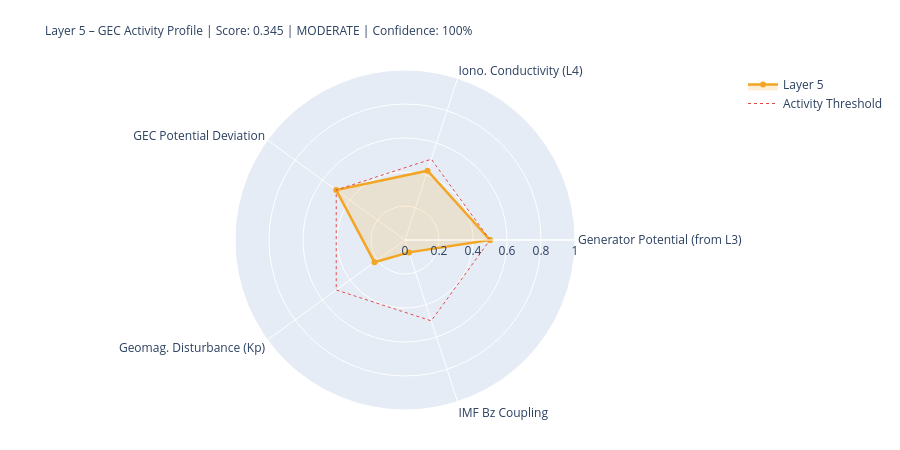

Notebook code for this chart:
### Markdown cell above
---
## 5. State Assessment & Handoff to Layer 6

### Code cell
# ============================================================
# LAYER-5-SCORE
# ============================================================

# Components
# 1) Generator activity (Layer-3-driven)
gen_score = norm(generator_strength, 0.3, 2.0)
gen_src   = 'from_layer3' if l3_thunder_score is not None else 'estimated'

# 2) Ionospheric conductivity (Layer-4-driven)
iono_score = norm(iono_cond_factor, 0.7, 1.4)
iono_src   = 'from_layer4' if l4_ioniz is not None else 'estimated'

# 3) GEC potential deviation from reference
pot_score = norm(abs(delta_V_pct), 0, 30)  # 0 = at reference, 1 = 30% deviation
pot_src   = 'derived'

# 4) Geomagnetic disturbance (Kp) – modulates vertical currents
kp_score = norm(kp_val, 0, 9)
kp_src   = 'primary' if kp_now is not None else 'from_layer4'

# 5) IMF Bz coupling (southward = stronger M-I coupling → GEC influence)
bz_score = norm(-(bz_now or 0), -5, 30) if bz_now is not None else None
bz_src   = 'primary' if bz_now is not None else 'missing'

COMPONENTS = {
    'Generator Potential (from L3)':  {'score': gen_score,   'source': 'derived_from_layer3', 'dynamic': True},
    'Iono. Conductivity (L4)':      {'score': iono_score,  'source': iono_src, 'dynamic': True},
    'GEC Potential Deviation':      {'score': pot_score,   'source': pot_src,  'dynamic': True},
    'Geomag. Disturbance (Kp)':         {'score': kp_score,    'source': kp_src,   'dynamic': True},
    'IMF Bz Coupling':               {'score': bz_score,    'source': bz_src,   'dynamic': True},
}

available   = {k: v['score'] for k, v in COMPONENTS.items() if v['score'] is not None}
unavailable = [k for k, v in COMPONENTS.items() if v['score'] is None]
layer5_score = round(sum(available.values()) / len(available), 4) if available else None
confidence   = round(len(available) / len(COMPONENTS), 2)
level = ('unknown' if layer5_score is None
         else 'quiet'   if layer5_score < 0.3
         else 'moderate' if layer5_score < 0.6
         else 'active')
dominant_l5 = max(available, key=available.get) if available else 'none'

# Kp consistency: separate 1-min raw value from score value
kp_1m_raw   = kp_now          # directly from API (can be 0.0 during live measurement)
kp_for_score = kp_val          # from Layer-0 context or estimated value if needed
kp_score_src = kp_src

W = 68
print('=' * W)
print('LAYER 5 – GLOBAL ELECTRIC CIRCUIT – STATE ASSESSMENT')
print('=' * W)
for name, comp in COMPONENTS.items():
    s = comp['score']
    if s is not None:
        bar = '█' * int(s*20) + '░' * (20-int(s*20))
        print(f'  {name:<34} {bar}  {s:.3f}  [{comp["source"]}]')
    else:
        print(f'  {name:<34} {"─"*20}  n/a   [missing]')
print('-' * W)
print(f'  Score:         {layer5_score:.3f}  ({len(available)}/{len(COMPONENTS)} components)')
print(f'  Confidence:    {confidence:.0%}')
print(f'  Level:         {level.upper()}')
print(f'  Dominant:      {dominant_l5}')
print(f'  V_iono:        {V_iono_mod:.1f} kV  (Δ {delta_V_pct:+.1f}% vs. Ref)')
print(f'  I_total:       {I_total_mod:.1f} A   (Δ {delta_I_pct:+.1f}% vs. Ref)')
print('=' * W)

# Radar
cats   = list(available.keys())
vals_r = list(available.values())
if len(cats) >= 3:
    fig = go.Figure()
    fig.add_trace(go.Scatterpolar(
        r=vals_r + [vals_r[0]], theta=cats + [cats[0]],
        fill='toself', fillcolor='rgba(242,166,35,0.18)',
        line=dict(color='#F2A623', width=2.5), name='Layer 5'
    ))
    fig.add_trace(go.Scatterpolar(
        r=[0.5]*(len(cats)+1), theta=cats+[cats[0]],
        line=dict(color='#E24B4A', dash='dot', width=1),
        mode='lines', name='Activity Threshold'
    ))
    fig.update_layout(
        title=dict(
            text=f'Layer 5 – GEC Activity Profile | Score: {layer5_score:.3f} | {level.upper()} | Confidence: {confidence:.0%}',
            font=dict(size=12)
        ),
        polar=dict(radialaxis=dict(visible=True, range=[0,1])),
        height=450, showlegend=True,
        margin=dict(l=80, r=80, t=70, b=40)
    )
    fig.show()

### Figure 1 — Plotly figure (JSON) as saved in the notebook; plotly's stock layout.template omitted (floating-point values rounded to 4 significant figures)
{"data": [{"fill": "toself", "fillcolor": "rgba(242,166,35,0.18)", "line": {"color": "#F2A623", "width": 2.5}, "name": "Layer 5", "r": [0.5, 0.4287, 0.5, 0.2222, 0.0766, 0.5], "theta": ["Generator Potential (from L3)", "Iono. Conductivity (L4)", "GEC Potential Deviation", "Geomag. Disturbance (Kp)", "IMF Bz Coupling", "Generator Potential (from L3)"], "type": "scatterpolar"}, {"line": {"color": "#E24B4A", "dash": "dot", "width": 1}, "mode": "lines", "name": "Activity Threshold", "r": [0.5, 0.5, 0.5, 0.5, 0.5, 0.5], "theta": ["Generator Potential (from L3)", "Iono. Conductivity (L4)", "GEC Potential Deviation", "Geomag. Disturbance (Kp)", "IMF Bz Coupling", "Generator Potential (from L3)"], "type": "scatterpolar"}], "layout": {"height": 450, "margin": {"b": 40, "l": 80, "r": 80, "t": 70}, "polar": {"radialaxis": {"range": [0, 1], "visible": true}}, "showlegend": true, "title": {"font": {"size": 12}, "text": "Layer 5 – GEC Activity Profile | Score: 0.345 | MODERATE | Confidence: 100%"}}}
